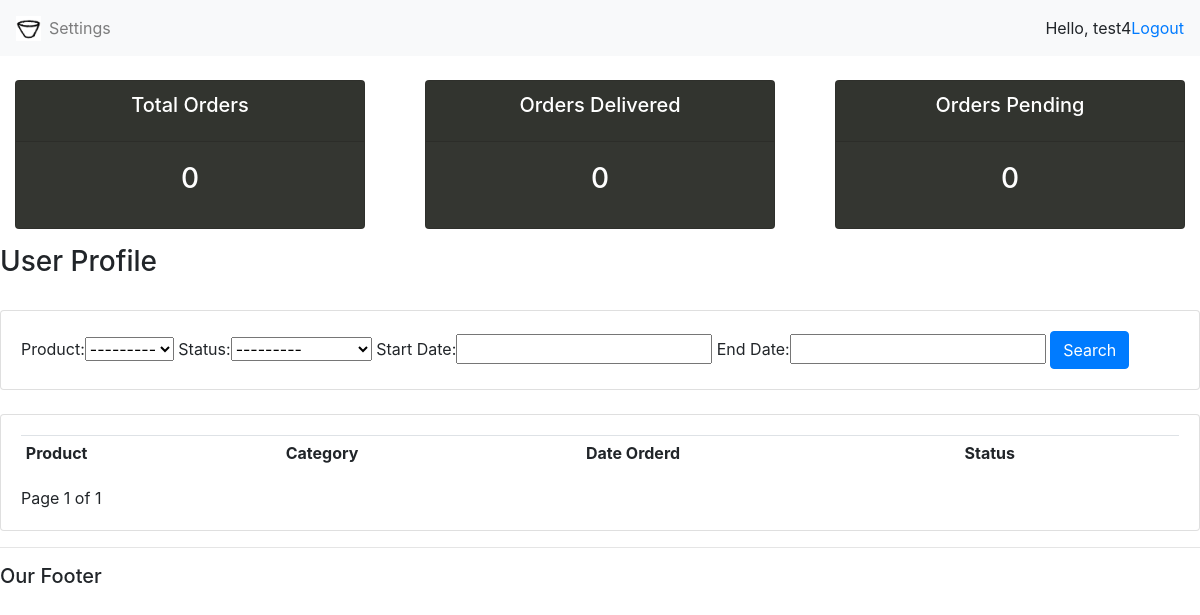
/user/ (signed in), run on an earlier commit of the app's database.
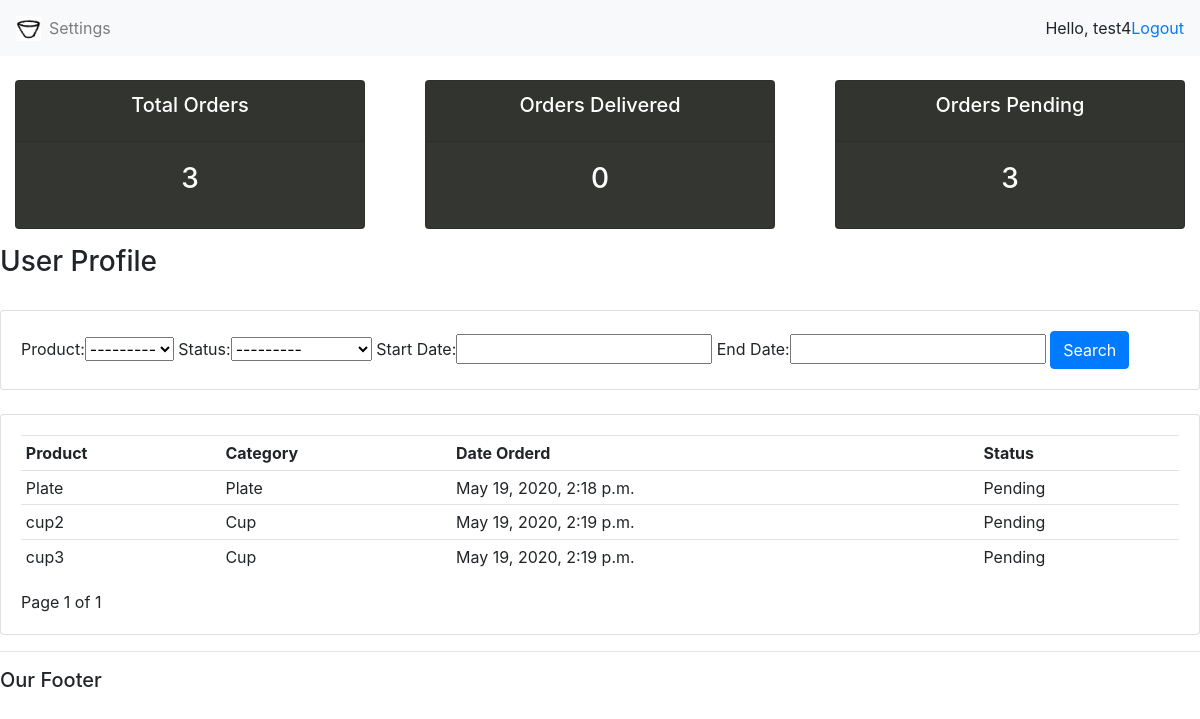
And on a later commit of the database.
### accounts/models.py (models this page shows, shortened)
class Order(models.Model):
    STATUS = (
        ('Pending', 'Pending'),
        ('Out for Delivery', 'Out for Delivery'),
        ('Delivered', 'Delivered')
    )
    customer = models.ForeignKey(Customer, null=True, on_delete=models.SET_NULL)
    product = models.ForeignKey(Product, null=True, on_delete=models.SET_NULL)
    date_created = models.DateTimeField(auto_now_add=True, null=True)
    status = models.CharField(max_length=200, null=True, choices=STATUS)

### store/models.py (models this page shows)
class Product(models.Model):
    CATEGORY = (
        ('Cup', 'Cup'),
        ('Plate', 'Plate'),
        ('Bowl', 'Bowl'),
        ('Vase', 'Vase')
    )
    name = models.CharField(max_length=50, null=True)
    category = models.CharField(max_length=50, null=True, choices=CATEGORY)
    price = models.DecimalField(max_digits=8, decimal_places=2, null=True)
    description = models.TextField(max_length=100, null=True, blank=True)
    date = models.DateField(auto_now_add=True, null=True)
    tags = models.ManyToManyField(Tag)
    def __str__(self):
        return self.name

### accounts/decorators.py (the view)
        def wrapper_func(request, *args, **kwargs):
            group = None
            if request.user.groups.exists():
                group = request.user.groups.all()[0].name
            if group in allowed_roles:
                return view_func(request, *args, **kwargs)
            else:
                return HttpResponse("You are not authorized to view this page.")

### accounts/views.py (called while the page is built)
@login_required(login_url='login')
@allowed_users(allowed_roles=['customer'])
def userPage(request):
    orders = request.user.customer.order_set.all()
    total_orders = orders.count()
    delivered = orders.filter(status="Delivered").count()
    pending = orders.filter(status="Pending").count()
    myFilter = OrderFilter(request.GET, queryset=orders)
    orders = myFilter.qs
    paginator = Paginator(orders, 5)
    page_number = request.GET.get('page')
    page_obj = paginator.get_page(page_number)
    context = {
        'myFilter': myFilter,
        'page_obj': page_obj,
        'total_orders': total_orders,
        'delivered': delivered,
        'pending': pending,
        }
    return render(request, 'accounts/userPage.html', context)

### accounts/templates/accounts/userPage.html (shortened to what this page needs)
{%  extends 'accounts/base.html' %}
{% block content %}
{%  include 'accounts/status.html' %}
<h3>User Profile</h3>
<br />
<div class="row">
  <div class="col">
    <div class="card card-body">
      <form method="get">
        {{myFilter.form}}
        <button class="btn btn-primary" type="submit">Search</button>
      </form>
    </div>
  </div>
</div>
<br />
<div class="row">
  <div class="col-md">
    <div class="card card-body">
      <table class="table table-sm">
        <tr>
          <th>Product</th>
          <th>Category</th>
          <th>Date Orderd</th>
          <th>Status</th>
        </tr>
        {% for order in page_obj %}
        <tr>
          <td>{{order.product}}</td>
          <td>{{order.product.category}}</td>
          <td>{{order.date_created}}</td>
          <td>{{order.status}}</td>
        </tr>
        {% endfor %}
      </table>
      <div class="pagination">
        <span class="step-links">
          <span class="current">
            Page {{ page_obj.number }} of {{ page_obj.paginator.num_pages }}
          </span>
        </span>
      </div>
    </div>
  </div>
</div>
{% endblock content %}

What changed in the data, as far as the page shows it:
added Order: product "Plate", product.category "Plate", date_created "May 19, 2020, 2:18 p.m.", status "Pending"
added Order: product "cup2", product.category "Cup", date_created "May 19, 2020, 2:19 p.m.", status "Pending"
added Order: product "cup3", product.category "Cup", date_created "May 19, 2020, 2:19 p.m.", status "Pending"
Also different on the page:
{{ total_orders }}: "0" → "3"
{{ pending }}: "0" → "3"
